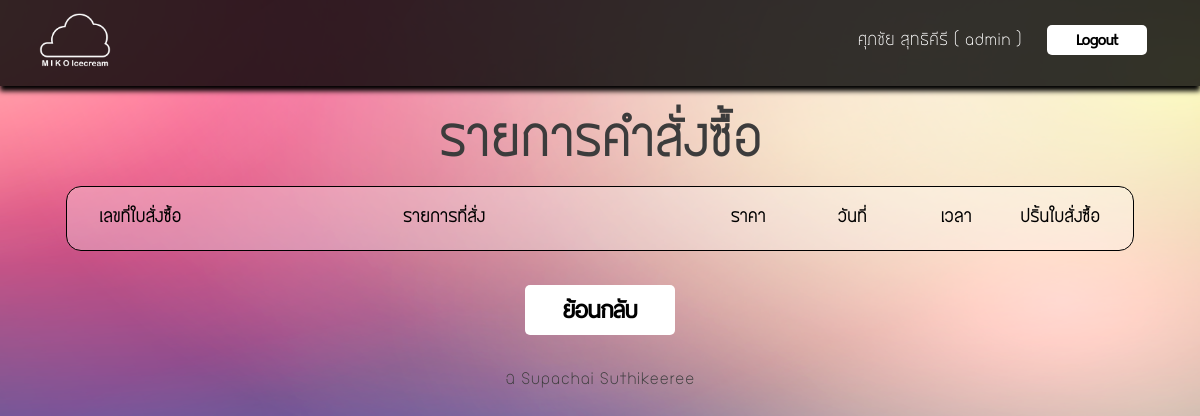
The page /receipt_show.php (signed in) on the database as committed earlier.
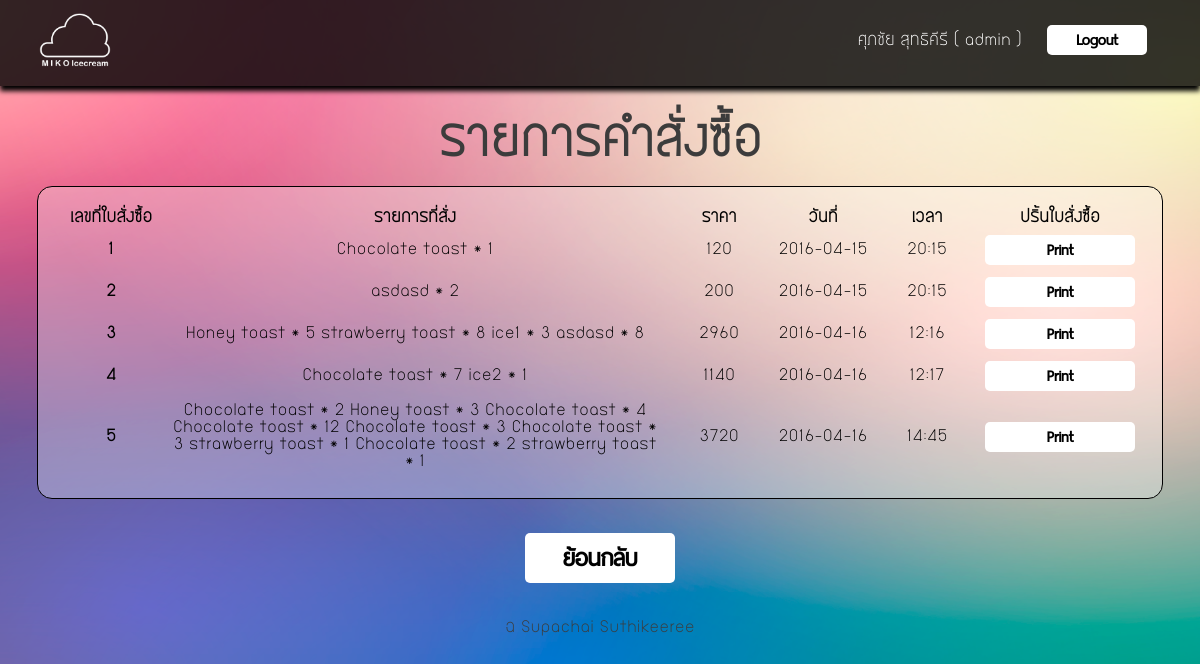
The same page on the database as committed later.
### tables this page shows
CREATE TABLE `receipt` (
  `Receipt_id` int(10) NOT NULL,
  `Receipt_pro` varchar(1000) NOT NULL,
  `Receipt_price` float NOT NULL,
  `Receipt_date` varchar(10) default NULL,
  `Receipt_time` varchar(10) default NULL,
  PRIMARY KEY  (`Receipt_id`)
);

### receipt_show.php (the view, shortened to what this page needs)
<link rel="stylesheet" type="text/css" href="mystyle-main.css">
<head><meta charset="UTF-8">
</head>
<body>
		<table border="0" id="top-menu" >
		<tr><td width="100px">
			<div style="padding-left:30px; padding-top:10px;">
			<a href="main.php"><img src="images/cloud1.png" width="" height="70" border="0" alt="" ></a></td>
			<td align="right">
					<div style="padding-right:50px; padding-top:10px;">
					<form method="post" action="index.php">
					<font size="" color="#ffffff" ><?php
					 echo $_SESSION[fullname] . " ( ".$_SESSION[username]. " )";
					?></font>
					&nbsp;&nbsp;	<input type="submit" value="Logout" id="button2">
					</form>
					</div>
			</td>
		</tr>
		</table>
<center>
<br><br>
			<font size="30px" color="#3c3c3c"><strong>รายการคำสั่งซื้อ</strong></font>
			<br><br>
<table border="0" id="table2">
<tr>
	<th width="100px">เลขที่ใบสั่งซื้อ</th>
	<th width="500px">รายการที่สั่ง</th>
	<th width="100px">ราคา</th>
	<th width="100px">วันที่</th>
	<th width="100px">เวลา</th>
	<th width="100px">ปริ้นใบสั่งซื้อ</th>
</tr>
<?php
 $sql="select * from receipt";
$result=mysql_query($sql);
while($row=mysql_fetch_array($result)){
?>
<tr>
	<th><?=$row[Receipt_id]?></th>
	<td><center><?=$row[Receipt_pro]?></td>
	<td><center><?=$row[Receipt_price]?></td>
	<td><center><?=$row[Receipt_date]?></td>
	<td><center><?=$row[Receipt_time]?></td>
	<td><center><input type="button" value="Print" onclick="printorder('<?=$row[Receipt_id]?>')" id="button3"></td>
</tr>
<?php } ?>
</table>
<br><br>
<input type="button" value="ย้อนกลับ" onclick="window.location='main.php'" id="button4">
<br><br><br>
			<table id="footer" border="0" width="100%">
				<tr>
					<td align="center"><font size="" color="#3c3c3c" >&copy; Supachai Suthikeeree</font></td>
				</tr>
				</table>

### mystyle-main.css (style rules this page uses)
body { background-image: url("images/blurred-background.png"); background-repeat: no-repeat; background-position: right top; background-attachment: fixed; background-size:cover; padding:0; margin:0; font-family: bangna-new; }
#footer { bottom:0; }
#button2 { -webkit-border-radius: 5px; -moz-border-radius: 5px; border-radius: 5px; background-color: #ffffff; border: 0px solid #ffffff; outline:3; height:30px; width: 100px; font-family: button1; font-size:20px; font-weight: bold; }
#button3 { -webkit-border-radius: 5px; -moz-border-radius: 5px; border-radius: 5px; background-color: #ffffff; border: 0px solid #ffffff; outline:3; height:30px; width: 150px; font-family: button1; font-size:20px; font-weight: bold; }
#button4 { -webkit-border-radius: 5px; -moz-border-radius: 5px; border-radius: 5px; background-color: #ffffff; border: 0px solid #ffffff; outline:3; height:50px; width: 150px; font-family: button1; font-size:30px; font-weight: bold; }
#table2 { background-color:rgba(255, 255, 255, 0.3); border-radius:15px; padding:20px; border:1px solid black; }
#table2 td { padding:5px; }
img { border-radius:10px; }
#top-menu { width:100%; height:10px; background-color:rgba(0, 0, 0, 0.8); padding:50px 20px 20px -50px; box-shadow:0px 5px 5px #000000; }

Rows that differ between the two databases and show on the page:
added receipt: Receipt_id "1", Receipt_pro "Chocolate toast * 1", Receipt_price "120", Receipt_date "2016-04-15", Receipt_time "20:15"
added receipt: Receipt_id "2", Receipt_pro "asdasd * 2", Receipt_price "200", Receipt_date "2016-04-15", Receipt_time "20:15"
added receipt: Receipt_id "3", Receipt_pro "Honey toast * 5 strawberry toast * 8 ice1 * 3 asdasd * 8", Receipt_price "2960", Receipt_date "2016-04-16", Receipt_time "12:16"
added receipt: Receipt_id "4", Receipt_pro "Chocolate toast * 7 ice2 * 1", Receipt_price "1140", Receipt_date "2016-04-16", Receipt_time "12:17"
added receipt: Receipt_id "5", Receipt_pro "Chocolate toast * 2 Honey toast * 3 Chocolate toast * 4 Chocolate toast * 12 Chocolate toast * 3 Chocolate toast * 3 strawberry toast * 1 Chocolate toast * 2 strawberry toast * 1", Receipt_price "3720", Receipt_date "2016-04-16", Receipt_time "14:45"
